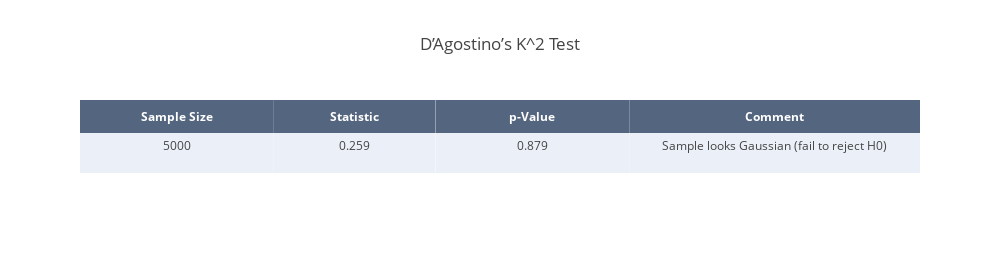

The cell this chart's notebook holds for it:
### Markdown cell above
### D’Agostino’s K^2 Test

### Code cell
# Normality test
test = "D’Agostino’s K^2 Test"
stat, p = normaltest(samples_b_m)

# Round results
stat = round(stat, 3)
p = round(p, 3)

# Interpre results
alpha = 0.05
if p > alpha:
    msg = 'Sample looks Gaussian (fail to reject H0)'
else:
    msg = "Sample does not look Gaussian (reject H0)"

# Create table
result_mat = [len(samples_b_m), stat, p, msg]

trace = go.Table(
    header=dict(values=['<b>Sample Size</b>', '<b>Statistic</b>', '<b>p-Value</b>', '<b>Comment</b>'],
                line = dict(width=0),
                fill = dict(color='rgba(42,63,95,0.8)'),
                align = 'center',
                font = dict(
                    color = '#ffffff',
                    size = 12
                )),
    cells=dict(values=np.array(result_mat).T,
               line = dict(width=0),
               fill = dict(color=[['#EBF0F8', '#ffffff', '#EBF0F8', '#ffffff']]),
               align = 'center',
               height = 40),
    columnwidth=[0.3, 0.25, 0.3, 0.45])
       
data = [trace]

layout = dict(title=test, height=260, width=1000)

norm_table = dict(data=data, layout=layout)

# Plot table
iplot(norm_table)

### Figure 1 — Plotly figure (JSON) as saved in the notebook; plotly's stock layout.template omitted (floating-point values rounded to 4 significant figures)
{"data": [{"cells": {"align": "center", "fill": {"color": [["#EBF0F8", "#ffffff", "#EBF0F8", "#ffffff"]]}, "height": 40, "line": {"width": 0}, "values": ["5000", "0.259", "0.879", "Sample looks Gaussian (fail to reject H0)"]}, "columnwidth": [0.3, 0.25, 0.3, 0.45], "header": {"align": "center", "fill": {"color": "rgba(42,63,95,0.8)"}, "font": {"color": "#ffffff", "size": 12}, "line": {"width": 0}, "values": ["<b>Sample Size</b>", "<b>Statistic</b>", "<b>p-Value</b>", "<b>Comment</b>"]}, "type": "table", "uid": "7adb0e7f-23ac-4fd2-b84b-2cf93599a22c"}], "layout": {"height": 260, "title": {"text": "D’Agostino’s K^2 Test"}, "width": 1000}}
